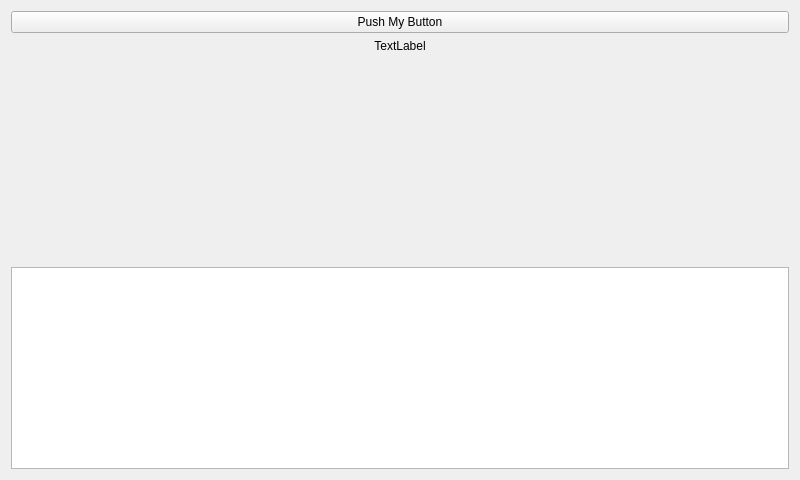
<?xml version="1.0" encoding="UTF-8"?>
<ui version="4.0">
 <class>MainWindow</class>
 <widget class="QMainWindow" name="MainWindow">
  <property name="geometry">
   <rect>
    <x>0</x>
    <y>0</y>
    <width>800</width>
    <height>480</height>
   </rect>
  </property>
  <property name="windowTitle">
   <string>MainWindow</string>
  </property>
  <widget class="QWidget" name="centralWidget">
   <layout class="QVBoxLayout" name="verticalLayout">
    <item>
     <widget class="QPushButton" name="pushButton">
      <property name="text">
       <string>Push My Button</string>
      </property>
     </widget>
    </item>
    <item>
     <widget class="QLabel" name="label">
      <property name="text">
       <string>TextLabel</string>
      </property>
      <property name="alignment">
       <set>Qt::AlignCenter</set>
      </property>
     </widget>
    </item>
    <item>
     <widget class="QLabel" name="labelTextOut">
      <property name="sizePolicy">
       <sizepolicy hsizetype="Expanding" vsizetype="Expanding">
        <horstretch>0</horstretch>
        <verstretch>0</verstretch>
       </sizepolicy>
      </property>
      <property name="text">
       <string/>
      </property>
      <property name="alignment">
       <set>Qt::AlignLeading|Qt::AlignLeft|Qt::AlignTop</set>
      </property>
     </widget>
    </item>
    <item>
     <widget class="LogWidget" name="m_LogWidget"/>
    </item>
   </layout>
  </widget>
 </widget>
 <layoutdefault spacing="6" margin="11"/>
 <customwidgets>
  <customwidget>
   <class>LogWidget</class>
   <extends>QPlainTextEdit</extends>
   <header location="global">LogWidget.h</header>
  </customwidget>
 </customwidgets>
 <resources/>
 <connections/>
</ui>
